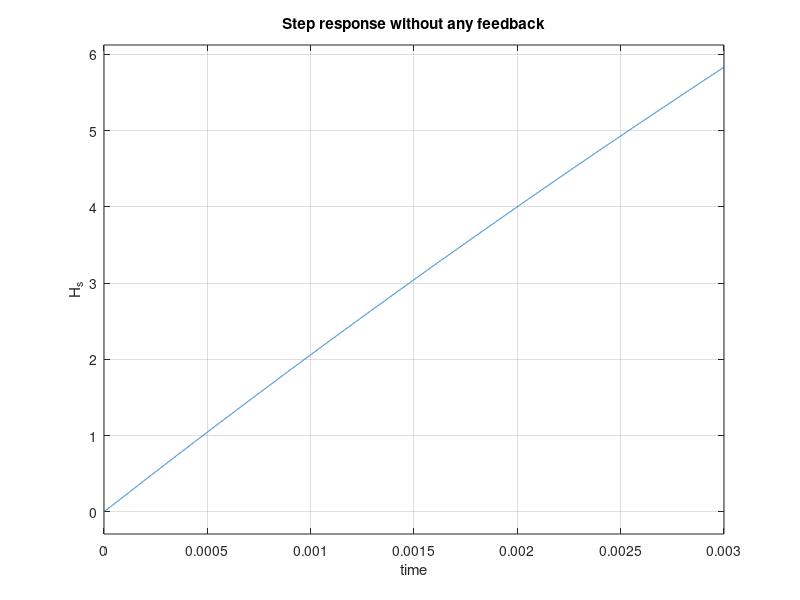

Recreate this plot in MATLAB. (Note: this script raises an error after producing the figure.)
clear all 
close all 
clc

% Given values 

J = 3.2284*10^(-6); 
b = 3.5077*10^(-6); 
K = 0.0274; 
R = 4 ; 
L = 2.75*10^(-6); 

% For the transfer function 

p0 = K ; 
r0 = R*b+K^2; 
r1 = b*L+R*J; 
r2 = J*L;

%% Transfer function 
 
s = tf('s'); 
H_s = p0/(r0 + r1*s + r2*s^2); 
H_s = minreal(H_s)

subplot(2, 1, 1);
step(H_s); 
xlabel('time'); 
ylabel('H_s');
title('Step response without any feedback'); 

%% Find the good shape 

p_cara = [1 1.455*10^6 8.614*10^7]; 
racine = roots(p_cara); 
a = racine(1); 
b = racine(2);
K1 = (3.086*10^9)/(a*b);
T1 = -1/b; 
T2 = -1/a;
Tdelay = 0 ; %there is no delay
alpha = 1.282; %overshoot = 0,05
beta = 2.718; %overshoot = 0,05
Tw = calc_tw(H_s);

%% PID Controller design
Ti = T1 + T2; 
r0 = (2*Ti)/(K1*2*Tw); 
Td = (T1*T2)/(T1+T2); 

G_pid = r0*(1+1/(Ti*s)+Td*s);
G_FB_PID = feedback(G_pid*H_s, 1); 
subplot(2, 1, 2); 
step(G_FB_PID, 'g');
xlabel('time'); 
ylabel('H_s');
title('Step response PID designed by dynamic inversion design'); 

figure(2) 
step(G_FB_PID, 'g');
xlabel('time'); 
ylabel('H_s');
title('Step response PID designed by dynamic inversion design'); 
